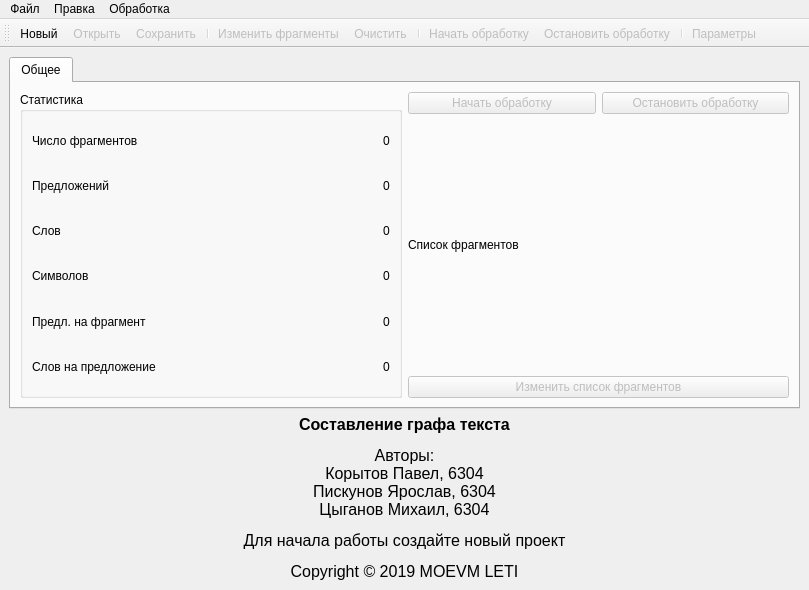
<?xml version="1.0" encoding="UTF-8"?>
<ui version="4.0">
 <class>MainWindow</class>
 <widget class="QMainWindow" name="MainWindow">
  <property name="geometry">
   <rect>
    <x>0</x>
    <y>0</y>
    <width>809</width>
    <height>590</height>
   </rect>
  </property>
  <property name="windowTitle">
   <string>Text Graph</string>
  </property>
  <property name="styleSheet">
   <string notr="true">QLabel[objectName*=&quot;Number&quot;]{
	font-size: 12pt;
	font-family: Consolas;
	font-style: italic;
}</string>
  </property>
  <property name="unifiedTitleAndToolBarOnMac">
   <bool>false</bool>
  </property>
  <widget class="QWidget" name="centralwidget">
   <layout class="QVBoxLayout" name="verticalLayout">
    <item>
     <widget class="QTabWidget" name="mainTab">
      <property name="enabled">
       <bool>true</bool>
      </property>
      <property name="tabShape">
       <enum>QTabWidget::Rounded</enum>
      </property>
      <property name="currentIndex">
       <number>0</number>
      </property>
      <property name="tabBarAutoHide">
       <bool>false</bool>
      </property>
      <widget class="QWidget" name="commonTab">
       <attribute name="title">
        <string>Общее</string>
       </attribute>
       <layout class="QVBoxLayout" name="verticalLayout_3">
        <item>
         <layout class="QHBoxLayout" name="horizontalLayout_8" stretch="1,1">
          <item>
           <widget class="QGroupBox" name="statsGroupBox">
            <property name="title">
             <string>Статистика</string>
            </property>
            <layout class="QVBoxLayout" name="verticalLayout_2">
             <item>
              <layout class="QHBoxLayout" name="horizontalLayout" stretch="1,0">
               <item>
                <widget class="QLabel" name="label">
                 <property name="text">
                  <string>Число фрагментов</string>
                 </property>
                </widget>
               </item>
               <item>
                <widget class="QLabel" name="fragmentsNumberLabel">
                 <property name="accessibleName">
                  <string>NumberLabel</string>
                 </property>
                 <property name="text">
                  <string>0</string>
                 </property>
                </widget>
               </item>
              </layout>
             </item>
             <item>
              <layout class="QHBoxLayout" name="horizontalLayout_2" stretch="1,0">
               <item>
                <widget class="QLabel" name="label_2">
                 <property name="text">
                  <string>Предложений</string>
                 </property>
                </widget>
               </item>
               <item>
                <widget class="QLabel" name="sentencesNumberLabel">
                 <property name="accessibleName">
                  <string>NumberLabel</string>
                 </property>
                 <property name="text">
                  <string>0</string>
                 </property>
                </widget>
               </item>
              </layout>
             </item>
             <item>
              <layout class="QHBoxLayout" name="horizontalLayout_3" stretch="1,0">
               <item>
                <widget class="QLabel" name="label_3">
                 <property name="text">
                  <string>Слов</string>
                 </property>
                </widget>
               </item>
               <item>
                <widget class="QLabel" name="wordsNumberLabel">
                 <property name="accessibleName">
                  <string>NumberLabel</string>
                 </property>
                 <property name="text">
                  <string>0</string>
                 </property>
                </widget>
               </item>
              </layout>
             </item>
             <item>
              <layout class="QHBoxLayout" name="horizontalLayout_4" stretch="1,0">
               <item>
                <widget class="QLabel" name="label_4">
                 <property name="text">
                  <string>Символов</string>
                 </property>
                </widget>
               </item>
               <item>
                <widget class="QLabel" name="symbolsNumberLabel">
                 <property name="accessibleName">
                  <string>NumberLabel</string>
                 </property>
                 <property name="text">
                  <string>0</string>
                 </property>
                </widget>
               </item>
              </layout>
             </item>
             <item>
              <layout class="QHBoxLayout" name="horizontalLayout_5" stretch="1,0">
               <item>
                <widget class="QLabel" name="label_5">
                 <property name="text">
                  <string>Предл. на фрагмент</string>
                 </property>
                </widget>
               </item>
               <item>
                <widget class="QLabel" name="sentencesPerFragmentNumberLabel">
                 <property name="accessibleName">
                  <string>NumberLabel</string>
                 </property>
                 <property name="text">
                  <string>0</string>
                 </property>
                </widget>
               </item>
              </layout>
             </item>
             <item>
              <layout class="QHBoxLayout" name="horizontalLayout_6" stretch="1,0">
               <item>
                <widget class="QLabel" name="label_6">
                 <property name="text">
                  <string>Слов на предложение</string>
                 </property>
                </widget>
               </item>
               <item>
                <widget class="QLabel" name="wordsPerSentenceNumberLabel">
                 <property name="accessibleName">
                  <string>NumberLabel</string>
                 </property>
                 <property name="text">
                  <string>0</string>
                 </property>
                </widget>
               </item>
              </layout>
             </item>
            </layout>
           </widget>
          </item>
          <item>
           <layout class="QVBoxLayout" name="controlsLayout">
            <item>
             <layout class="QHBoxLayout" name="horizontalLayout_7">
              <item>
               <widget class="QPushButton" name="startProcessButton">
                <property name="enabled">
                 <bool>false</bool>
                </property>
                <property name="text">
                 <string>Начать обработку</string>
                </property>
               </widget>
              </item>
              <item>
               <widget class="QPushButton" name="stopProcessButton">
                <property name="enabled">
                 <bool>false</bool>
                </property>
                <property name="text">
                 <string>Остановить обработку</string>
                </property>
               </widget>
              </item>
             </layout>
            </item>
            <item>
             <layout class="QVBoxLayout" name="verticalLayout_4">
              <item>
               <widget class="QLabel" name="label_8">
                <property name="text">
                 <string>Список фрагментов</string>
                </property>
               </widget>
              </item>
              <item>
               <layout class="QVBoxLayout" name="fragmentsWidgetLayout"/>
              </item>
              <item>
               <widget class="QPushButton" name="changeFragmentsButton">
                <property name="enabled">
                 <bool>false</bool>
                </property>
                <property name="text">
                 <string>Изменить список фрагментов</string>
                </property>
               </widget>
              </item>
             </layout>
            </item>
           </layout>
          </item>
         </layout>
        </item>
       </layout>
      </widget>
     </widget>
    </item>
    <item>
     <widget class="QLabel" name="infoLabel">
      <property name="text">
       <string>&lt;html&gt;&lt;head/&gt;&lt;body&gt;&lt;p align=&quot;center&quot;&gt;&lt;span style=&quot; font-size:12pt; font-weight:600;&quot;&gt;Составление графа текста&lt;/span&gt;&lt;/p&gt;&lt;p align=&quot;center&quot;&gt;&lt;span style=&quot; font-size:12pt;&quot;&gt;Авторы:&lt;br/&gt;Корытов Павел, 6304&lt;br/&gt;Пискунов Ярослав, 6304&lt;br/&gt;Цыганов Михаил, 6304&lt;/span&gt;&lt;/p&gt;&lt;p align=&quot;center&quot;&gt;&lt;span style=&quot; font-size:12pt;&quot;&gt;Для начала работы создайте новый проект&lt;/span&gt;&lt;/p&gt;&lt;p align=&quot;center&quot;&gt;&lt;span style=&quot; font-size:12pt;&quot;&gt;Copyright © 2019 MOEVM LETI&lt;/span&gt;&lt;/p&gt;&lt;/body&gt;&lt;/html&gt;</string>
      </property>
     </widget>
    </item>
   </layout>
  </widget>
  <widget class="QToolBar" name="toolBar">
   <property name="windowTitle">
    <string>toolBar</string>
   </property>
   <attribute name="toolBarArea">
    <enum>TopToolBarArea</enum>
   </attribute>
   <attribute name="toolBarBreak">
    <bool>false</bool>
   </attribute>
   <addaction name="actionNew"/>
   <addaction name="actionOpen"/>
   <addaction name="actionSave"/>
   <addaction name="separator"/>
   <addaction name="actionChangeFragments"/>
   <addaction name="actionClear"/>
   <addaction name="separator"/>
   <addaction name="actionStartProcess"/>
   <addaction name="actionStopProcess"/>
   <addaction name="separator"/>
   <addaction name="actionOpenParams"/>
  </widget>
  <widget class="QMenuBar" name="menubar">
   <property name="geometry">
    <rect>
     <x>0</x>
     <y>0</y>
     <width>809</width>
     <height>22</height>
    </rect>
   </property>
   <widget class="QMenu" name="menu">
    <property name="title">
     <string>Файл</string>
    </property>
    <addaction name="actionNew"/>
    <addaction name="actionCloseProject"/>
    <addaction name="actionOpen"/>
    <addaction name="actionSave"/>
    <addaction name="separator"/>
    <addaction name="actionOpenParams"/>
    <addaction name="separator"/>
    <addaction name="actionChangeDB"/>
    <addaction name="actionExit"/>
    <addaction name="separator"/>
   </widget>
   <widget class="QMenu" name="menu_2">
    <property name="title">
     <string>Правка</string>
    </property>
    <addaction name="actionChangeFragments"/>
    <addaction name="actionClear"/>
   </widget>
   <widget class="QMenu" name="menu_3">
    <property name="title">
     <string>Обработка</string>
    </property>
    <addaction name="actionStartProcess"/>
    <addaction name="actionStopProcess"/>
   </widget>
   <addaction name="menu"/>
   <addaction name="menu_2"/>
   <addaction name="menu_3"/>
  </widget>
  <action name="actionExit">
   <property name="icon">
    <iconset resource="../res/pictures.qrc">
     <normaloff>:/icons/shutdown.png</normaloff>:/icons/shutdown.png</iconset>
   </property>
   <property name="text">
    <string>Выход</string>
   </property>
  </action>
  <action name="actionChangeDB">
   <property name="checkable">
    <bool>false</bool>
   </property>
   <property name="enabled">
    <bool>true</bool>
   </property>
   <property name="icon">
    <iconset resource="../res/pictures.qrc">
     <normaloff>:/icons/logout.png</normaloff>:/icons/logout.png</iconset>
   </property>
   <property name="text">
    <string>Сменить БД</string>
   </property>
  </action>
  <action name="actionSave">
   <property name="enabled">
    <bool>false</bool>
   </property>
   <property name="icon">
    <iconset resource="../res/pictures.qrc">
     <normaloff>:/icons/save.png</normaloff>:/icons/save.png</iconset>
   </property>
   <property name="text">
    <string>Сохранить</string>
   </property>
  </action>
  <action name="actionOpen">
   <property name="enabled">
    <bool>false</bool>
   </property>
   <property name="icon">
    <iconset resource="../res/pictures.qrc">
     <normaloff>:/icons/open.png</normaloff>:/icons/open.png</iconset>
   </property>
   <property name="text">
    <string>Открыть</string>
   </property>
  </action>
  <action name="actionNew">
   <property name="icon">
    <iconset resource="../res/pictures.qrc">
     <normaloff>:/icons/create.png</normaloff>:/icons/create.png</iconset>
   </property>
   <property name="text">
    <string>Новый</string>
   </property>
  </action>
  <action name="actionChangeFragments">
   <property name="enabled">
    <bool>false</bool>
   </property>
   <property name="icon">
    <iconset resource="../res/pictures.qrc">
     <normaloff>:/icons/stack.png</normaloff>:/icons/stack.png</iconset>
   </property>
   <property name="text">
    <string>Изменить фрагменты</string>
   </property>
  </action>
  <action name="actionClear">
   <property name="enabled">
    <bool>false</bool>
   </property>
   <property name="icon">
    <iconset resource="../res/pictures.qrc">
     <normaloff>:/icons/trash.png</normaloff>:/icons/trash.png</iconset>
   </property>
   <property name="text">
    <string>Очистить</string>
   </property>
  </action>
  <action name="actionStartProcess">
   <property name="enabled">
    <bool>false</bool>
   </property>
   <property name="icon">
    <iconset resource="../res/pictures.qrc">
     <normaloff>:/icons/start.png</normaloff>:/icons/start.png</iconset>
   </property>
   <property name="text">
    <string>Начать обработку</string>
   </property>
  </action>
  <action name="actionStopProcess">
   <property name="enabled">
    <bool>false</bool>
   </property>
   <property name="icon">
    <iconset resource="../res/pictures.qrc">
     <normaloff>:/icons/stop.png</normaloff>:/icons/stop.png</iconset>
   </property>
   <property name="text">
    <string>Остановить обработку</string>
   </property>
  </action>
  <action name="actionOpenParams">
   <property name="enabled">
    <bool>false</bool>
   </property>
   <property name="icon">
    <iconset resource="../res/pictures.qrc">
     <normaloff>:/icons/settings.png</normaloff>:/icons/settings.png</iconset>
   </property>
   <property name="text">
    <string>Параметры</string>
   </property>
  </action>
  <action name="actionCloseProject">
   <property name="enabled">
    <bool>true</bool>
   </property>
   <property name="icon">
    <iconset resource="../res/pictures.qrc">
     <normaloff>:/icons/exit.png</normaloff>:/icons/exit.png</iconset>
   </property>
   <property name="text">
    <string>Закрыть проект</string>
   </property>
  </action>
 </widget>
 <resources>
  <include location="../res/pictures.qrc"/>
 </resources>
 <connections>
  <connection>
   <sender>actionExit</sender>
   <signal>triggered()</signal>
   <receiver>MainWindow</receiver>
   <slot>close()</slot>
   <hints>
    <hint type="sourcelabel">
     <x>-1</x>
     <y>-1</y>
    </hint>
    <hint type="destinationlabel">
     <x>398</x>
     <y>236</y>
    </hint>
   </hints>
  </connection>
  <connection>
   <sender>startProcessButton</sender>
   <signal>clicked()</signal>
   <receiver>actionStartProcess</receiver>
   <slot>trigger()</slot>
   <hints>
    <hint type="sourcelabel">
     <x>79</x>
     <y>110</y>
    </hint>
    <hint type="destinationlabel">
     <x>-1</x>
     <y>-1</y>
    </hint>
   </hints>
  </connection>
  <connection>
   <sender>stopProcessButton</sender>
   <signal>clicked()</signal>
   <receiver>actionStopProcess</receiver>
   <slot>trigger()</slot>
   <hints>
    <hint type="sourcelabel">
     <x>98</x>
     <y>110</y>
    </hint>
    <hint type="destinationlabel">
     <x>-1</x>
     <y>-1</y>
    </hint>
   </hints>
  </connection>
  <connection>
   <sender>changeFragmentsButton</sender>
   <signal>clicked()</signal>
   <receiver>actionChangeFragments</receiver>
   <slot>trigger()</slot>
   <hints>
    <hint type="sourcelabel">
     <x>98</x>
     <y>123</y>
    </hint>
    <hint type="destinationlabel">
     <x>-1</x>
     <y>-1</y>
    </hint>
   </hints>
  </connection>
 </connections>
</ui>
